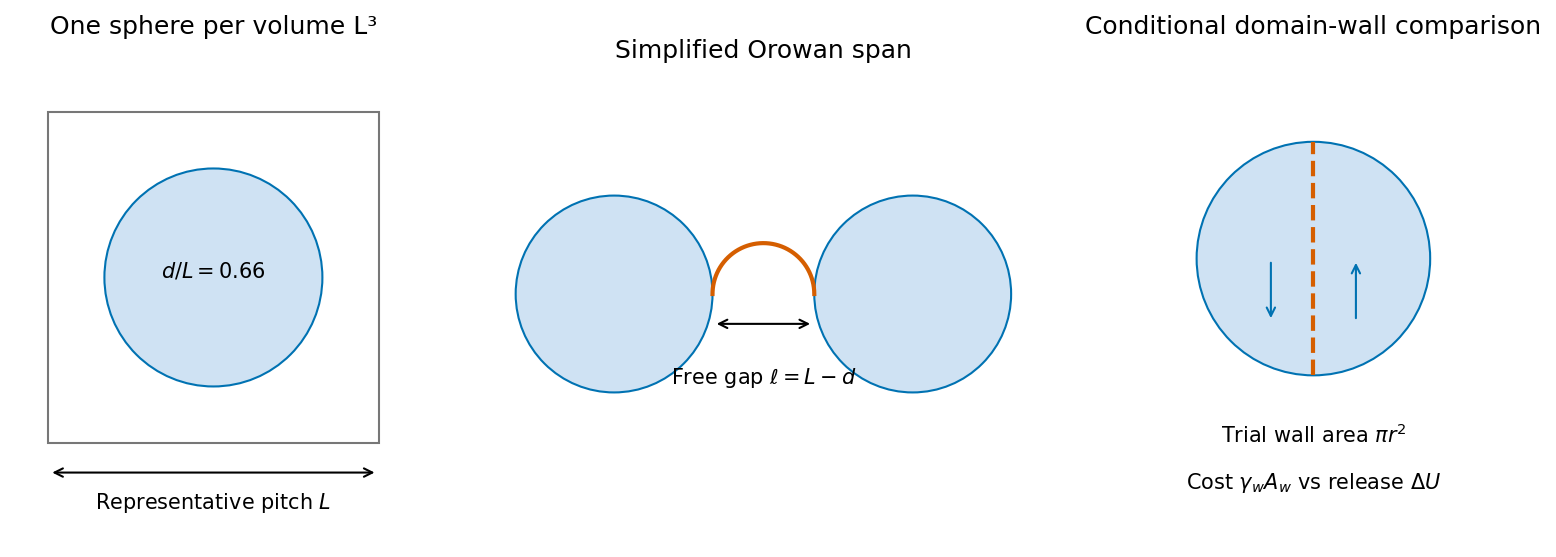

The Python source for this figure:
"""Original schematic/calculation. Save only a PNG basename in the working directory."""
import matplotlib
matplotlib.use("Agg")
import matplotlib.pyplot as plt
import numpy as np
from matplotlib.patches import Rectangle,Polygon,Circle
plt.rcParams.update({"font.size":10,"axes.spines.top":False,"axes.spines.right":False})
def finish(fig,name):
    fig.savefig(name+".png",dpi=150,bbox_inches="tight",facecolor="white")
    plt.close(fig)

f=.15;L=1.;d=(6*f/np.pi)**(1/3);r=d/2
fig,axs=plt.subplots(1,3,figsize=(11,3.6),layout="constrained")
for ax in axs:
 ax.set_aspect("equal");ax.axis("off")
axs[0].add_patch(Rectangle((0,0),1,1,fill=False,ec="#777777"))
axs[0].add_patch(Circle((.5,.5),r,color="#cfe2f3",ec="#0072b2"))
axs[0].annotate("",xy=(0,-.09),xytext=(1,-.09),arrowprops={"arrowstyle":"<->"})
axs[0].text(.5,-.2,r"Representative pitch $L$",ha="center")
axs[0].text(.5,.5,rf"$d/L={d:.2f}$",ha="center")
axs[0].set(xlim=(-.1,1.1),ylim=(-.3,1.2),title="One sphere per volume L³")
ax=axs[1]
for x in [0,1]:ax.add_patch(Circle((x,.5),r,color="#cfe2f3",ec="#0072b2"))
gap=1-d;xc=.5
theta=np.linspace(0,np.pi,200)
ax.plot(xc+(gap/2)*np.cos(theta),.5+(gap/2)*np.sin(theta),color="#d55e00",lw=2)
ax.annotate("",xy=(r,.4),xytext=(1-r,.4),arrowprops={"arrowstyle":"<->"})
ax.text(.5,.2,r"Free gap $\ell=L-d$",ha="center")
ax.set(xlim=(-.4,1.4),ylim=(-.25,1.25),title="Simplified Orowan span")
ax=axs[2]
ax.add_patch(Circle((.5,.5),r,facecolor="#cfe2f3",ec="#0072b2"))
ax.plot([.5,.5],[.5-r,.5+r],"--",color="#d55e00",lw=2)
ax.annotate("",xy=(.62,.5),xytext=(.62,.32),arrowprops={"arrowstyle":"->","color":"#0072b2"})
ax.annotate("",xy=(.38,.32),xytext=(.38,.5),arrowprops={"arrowstyle":"->","color":"#0072b2"})
ax.text(.5,-.02,r"Trial wall area $\pi r^2$",ha="center")
ax.text(.5,-.15,r"Cost $\gamma_w A_w$ vs release $\Delta U$",ha="center")
ax.set(xlim=(0,1),ylim=(-.3,1.1),title="Conditional domain-wall comparison")
finish(fig,"paper-1-precipitate-estimates")
